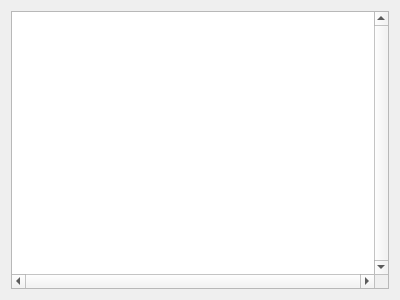
<?xml version="1.0" encoding="UTF-8"?>
<ui version="4.0">
 <class>LogViewer</class>
 <widget class="QWidget" name="LogViewer">
  <property name="geometry">
   <rect>
    <x>0</x>
    <y>0</y>
    <width>400</width>
    <height>300</height>
   </rect>
  </property>
  <property name="windowTitle">
   <string>Form</string>
  </property>
  <layout class="QGridLayout" name="gridLayout">
   <item row="0" column="0">
    <widget class="QListView" name="listView">
     <property name="frameShape">
      <enum>QFrame::StyledPanel</enum>
     </property>
     <property name="verticalScrollBarPolicy">
      <enum>Qt::ScrollBarAlwaysOn</enum>
     </property>
     <property name="horizontalScrollBarPolicy">
      <enum>Qt::ScrollBarAlwaysOn</enum>
     </property>
     <property name="sizeAdjustPolicy">
      <enum>QAbstractScrollArea::AdjustToContents</enum>
     </property>
     <property name="autoScroll">
      <bool>false</bool>
     </property>
     <property name="selectionBehavior">
      <enum>QAbstractItemView::SelectRows</enum>
     </property>
     <property name="selectionRectVisible">
      <bool>false</bool>
     </property>
    </widget>
   </item>
  </layout>
  <action name="actioncopy">
   <property name="text">
    <string>copy</string>
   </property>
  </action>
 </widget>
 <resources/>
 <connections/>
</ui>
